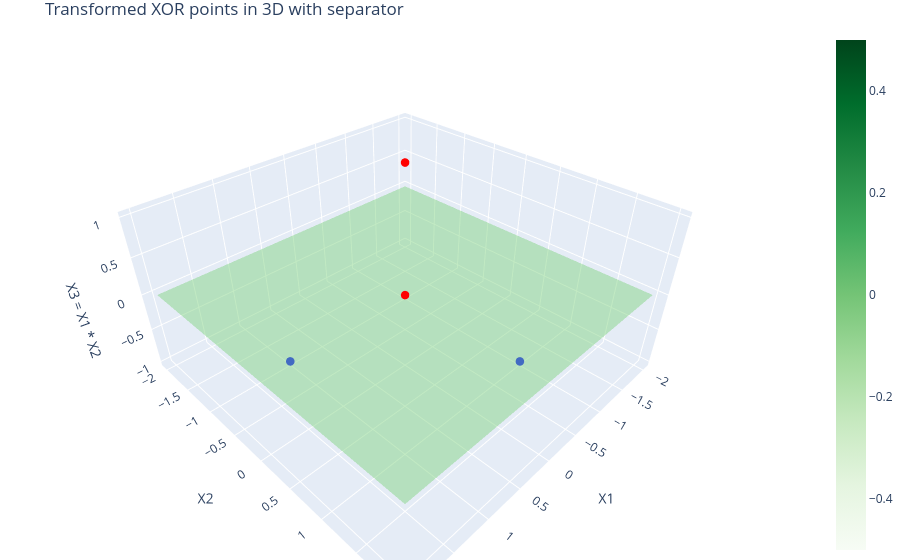

The notebook cell this image was saved under:
### Code cell
# Apply the feature transformation to 3D: x3 = x1 * x2
X_transformed = np.hstack((X, (X[:, 0] * X[:, 1]).reshape(-1, 1)))

# create a ploty figure
fig = go.Figure()

# add the points to the plot
colors = ['red' if label == 1 else 'blue' for label in y]
fig.add_trace(go.Scatter3d(x=X_transformed[: , 0], y=X_transformed[: , 1], z=X_transformed[: , 2], mode='markers', marker=dict(color=colors, size=5)))

# define the separator line
xx, yy = np.meshgrid(np.linspace(-2, 2, 50), np.linspace(-2, 2, 50))
zz = 0 * xx
fig.add_trace(go.Surface(x=xx, y=yy, z=zz, opacity=0.5, colorscale='Greens'))

# set the layout for the better view
fig.update_layout(title='Transformed XOR points in 3D with separator', 
                  scene=dict(xaxis_title='X1', yaxis_title='X2', zaxis_title='X3 = X1 * X2'),
                  margin=dict(l=0, r=0, b=0, t=30))

fig.show()

### Figure 1 — Plotly figure (JSON) as saved in the notebook; plotly's stock layout.template omitted (floating-point values rounded to 4 significant figures; data arrays with more than 128 entries replaced by an {"elided": "..."} marker saying what was removed)
{"data": [{"marker": {"color": ["red", "red", "blue", "blue"], "size": 5}, "mode": "markers", "type": "scatter3d", "x": [1, -1, 1, -1], "y": [1, -1, -1, 1], "z": [1, 1, -1, -1]}, {"colorscale": [[0, "rgb(247,252,245)"], [0.125, "rgb(229,245,224)"], [0.25, "rgb(199,233,192)"], [0.375, "rgb(161,217,155)"], [0.5, "rgb(116,196,118)"], [0.625, "rgb(65,171,93)"], [0.75, "rgb(35,139,69)"], [0.875, "rgb(0,109,44)"], [1, "rgb(0,68,27)"]], "opacity": 0.5, "type": "surface", "x": {"elided": "50x50 float values"}, "y": {"elided": "50x50 float values"}, "z": {"elided": "50x50 int values"}}], "layout": {"margin": {"b": 0, "l": 0, "r": 0, "t": 30}, "scene": {"xaxis": {"title": {"text": "X1"}}, "yaxis": {"title": {"text": "X2"}}, "zaxis": {"title": {"text": "X3 = X1 * X2"}}}, "title": {"text": "Transformed XOR points in 3D with separator"}}}
